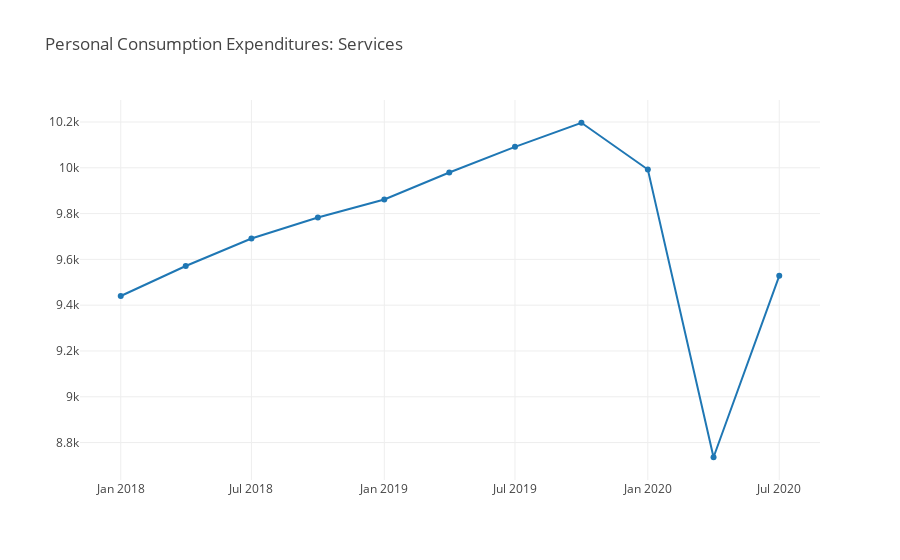

Write notebook code for a chart like this one.
### Markdown cell above
# The Bad

### Code cell
df = pdr.get_data_fred('PCESV', start=dt.datetime(2018,1,1), end=end)

fig4 = go.Figure()

fig4.add_trace(go.Scatter(x=df.index, y=df['PCESV'], name='Home Prices'))

fig4.update_layout(template='none', 
                   title='Personal Consumption Expenditures: Services', 
                   title_x=0.05, 
                   height=600, 
                   autosize=True,
                   legend=dict(
                       orientation="h",
                       yanchor="bottom",
                       y=1.02,
                       xanchor="right",
                       x=1))

#fig4.update_yaxes(title_text="Thousands of People",tickformat=",")

### Figure 1 — Plotly figure (JSON) as saved in the notebook; plotly's stock layout.template omitted (floating-point values rounded to 4 significant figures)
{"data": [{"name": "Home Prices", "type": "scatter", "x": ["2018-01-01T00:00:00", "2018-04-01T00:00:00", "2018-07-01T00:00:00", "2018-10-01T00:00:00", "2019-01-01T00:00:00", "2019-04-01T00:00:00", "2019-07-01T00:00:00", "2019-10-01T00:00:00", "2020-01-01T00:00:00", "2020-04-01T00:00:00", "2020-07-01T00:00:00"], "y": [9440.0, 9571.0, 9691.0, 9783.0, 9861.0, 9980.0, 10090.0, 10200.0, 9993.0, 8736.0, 9528.0]}], "layout": {"autosize": true, "legend": {"orientation": "h", "x": 1, "xanchor": "right", "y": 1.02, "yanchor": "bottom"}, "title": {"text": "Personal Consumption Expenditures: Services", "x": 0.05}, "xaxis": {"autorange": true, "range": ["2017-11-07 10:44:54.4785", "2020-08-24 13:15:05.5215"], "type": "date"}, "yaxis": {"autorange": true, "range": [8638.0, 10290.0], "type": "linear"}}}
